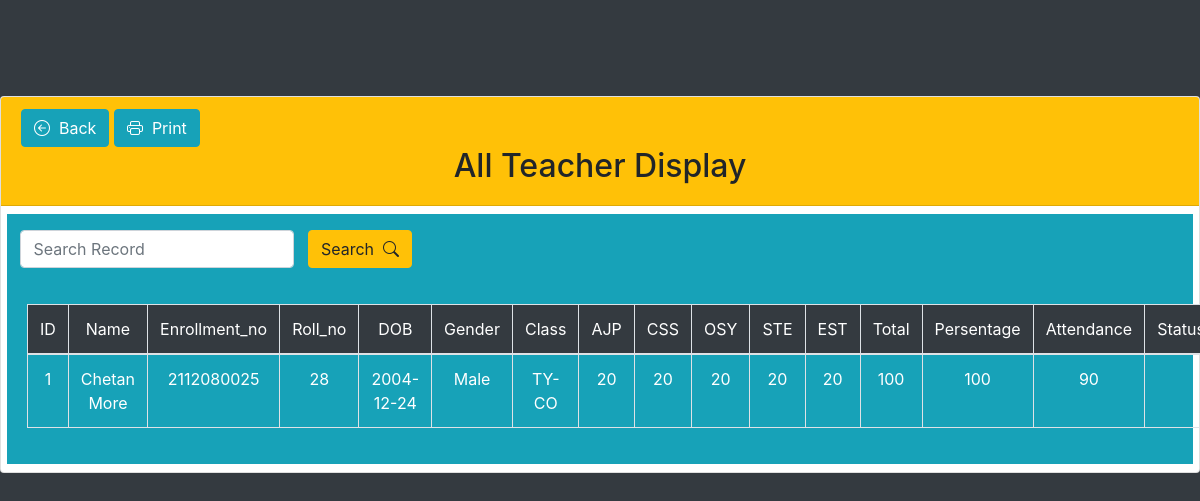
Screenshot of /Principal/Student_info/Studentdata.php (signed in) with the database file from the repository.
### tables this page shows
CREATE TABLE `student` (
  `id` int(11) NOT NULL,
  `UName` text NOT NULL,
  `Enrollment_no` varchar(10) NOT NULL,
  `Email` varchar(50) NOT NULL,
  `UPassword` text NOT NULL,
  `Roll_no` int(3) NOT NULL,
  `DOB` text NOT NULL,
  `Gender` text NOT NULL,
  `Class` text NOT NULL,
  `SUB1` int(3) NOT NULL,
  `SUB2` int(3) NOT NULL,
  `SUB3` int(3) NOT NULL,
  `SUB4` int(3) NOT NULL,
  `SUB5` int(3) NOT NULL,
  `Test` int(3) NOT NULL,
  `Total` int(11) NOT NULL,
  `Persantage` float NOT NULL,
  `Attendance` int(11) NOT NULL,
  `code` int(11) NOT NULL,
  `Registor_Date` timestamp NOT NULL DEFAULT current_timestamp() ON UPDATE current_timestamp()
);

### Principal/Student_info/Studentdata.php (the view, shortened to what this page needs)
<!DOCTYPE html>
<html lang="en">
<head>
    <link rel="stylesheet" href="https://cdn.jsdelivr.net/npm/bootstrap-icons@1.11.3/font/bootstrap-icons.min.css">
    <link rel="stylesheet" href="https://cdn.jsdelivr.net/npm/bootstrap@4.4.1/dist/css/bootstrap.min.css"
>
</head>
<body class="bg-dark">
<div>
    <div class="mw-100" alt="Max-width 100%">
        <div class="row mt-5">
          <div class="col">
            <div class="card mt-5">
              <div class="card-header bg-warning">
              <a href="https://deptxpert.com/DeptXPert/Principal/Principal.php" class="btn btn-info profile-button " type="button"><i class="bi bi-arrow-left-circle"></i>&nbsp;&nbsp;Back</a>
              <button onclick="window.print()" class="btn btn-info profile-button "><i class="bi bi-printer"></i>&nbsp;&nbsp;Print</button>
                <h2 class="display-6 text-center">All Teacher Display</h2>
              </div>
              <form action="Search.php" method="post" class="form-inline my-2" alt="Max-width 100%" >
              <div class="mx-auto bg-info" style="width:99%;">&nbsp;&nbsp;
                        <input type="text" class="form-control" name="searchvalue" placeholder="Search Record" required>&nbsp;&nbsp;
                        <button class="btn btn-warning my-3" type="submit">Search&nbsp;&nbsp;<i class="bi bi-search"></i></button>
                </form>
                <div class="card-body bg-info">
                    <table class="table table-bordered text-center text-white">
                        <tr class="bg-dark text-white">
                            <td>ID</td>
                            <td>Name</td>
                            <td>Enrollment_no</td>
                            <td>Roll_no</td>
                            <td>DOB</td>
                            <td>Gender</td>
                            <td>Class</td>
                            <td>AJP</td>
                            <td>CSS</td>
                            <td>OSY</td>
                            <td>STE</td>
                            <td>EST</td>
                            <td>Total</td>
                            <td>Persentage</td>
                            <td>Attendance</td>
                            <td>Status</td>
                        </tr>
                        <tbody>
                            <?php
                                include("connection.php");
                                $sql="SELECT * FROM student ORDER BY id ASC";
                                $result=mysqli_query($con,$sql);
                                if ($result->num_rows > 0) {
                                    while($row = mysqli_fetch_assoc($result))
                                    {
                                    ?>
                                    <tr>
                                    <td><?php echo $row['id']; ?></td>
                                    <td><?php echo $row['UName']; ?></td>
                                    <td><?php echo $row['Enrollment_no']; ?></td>
                                    <td><?php echo $row['Roll_no']; ?></td>
                                    <td><?php echo $row['DOB']; ?></td>
                                    <td><?php echo $row['Gender']; ?></td>
                                    <td><?php echo $row['Class']; ?></td>
                                    <td><?php echo $row['SUB1']; ?></td>
                                    <td><?php echo $row['SUB2']; ?></td>
                                    <td><?php echo $row['SUB3']; ?></td>
                                    <td><?php echo $row['SUB4']; ?></td>
                                    <td><?php echo $row['SUB5']; ?></td>
                                    <td><?php echo $row['Total']; ?></td>
                                    <td><?php echo $row['Persantage'];?></td>
                                    <td><?php echo $row['Attendance']; ?></td>
                                    </tr>
                                    <?php
                                    }
                                } else {
                                    ?>
                                    <tr>
                                        <td colspan="18">Not found Sir/Mam</td>
                                    </tr>
                                    <?php
                                }
                                ?>
                        </tbody>
                    </table>
                </div>
            </div>
        </div>
    </div>
</div>
</body>
</html>

### rows the page displays
student: id "1", UName "Chetan More", Enrollment_no "2112080025", Roll_no "28", DOB "2004-12-24", Gender "Male", Class "TY-CO", SUB1 "20", SUB2 "20", SUB3 "20", SUB4 "20", SUB5 "20", Total "100", Persantage "100", Attendance "90"
